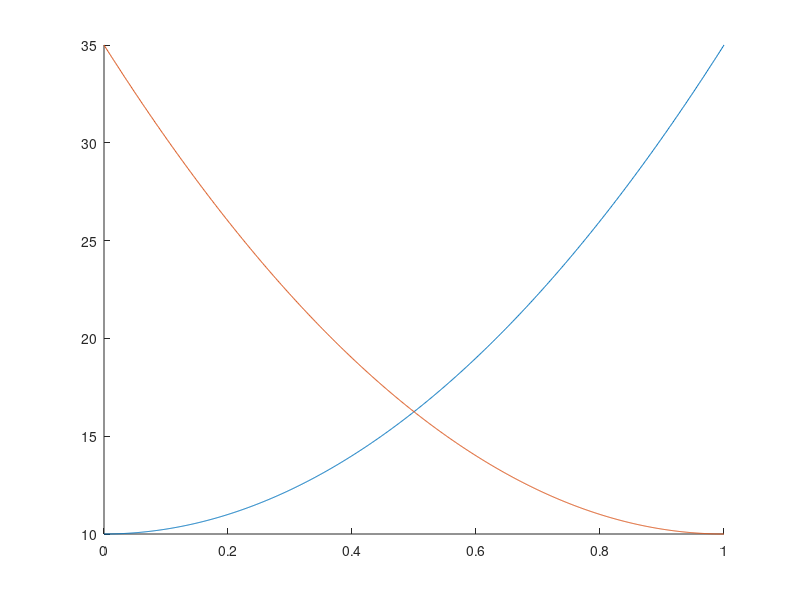
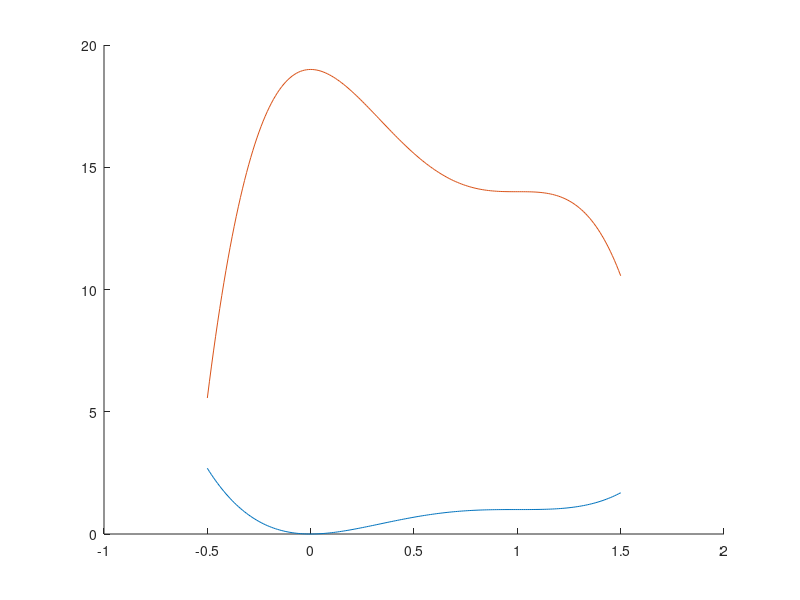

These figures' MATLAB source, in order:
clc
close all
clearvars


%% Gibbs functions for each phase
C = 0 : 0.001:1;
G1 = (5*(C-0.0)).^2 + 10;
G2 = (5*(C-1)).^2 + 10;

figure; hold on
plot(C,G1);
plot(C,G2);

%% indicator function for phase transformation
% Gibbs = G_1(c,T,..) * f(Phi) + G_2(c,T,..) * (1-f(Phi)) + 0.5 K_C grad(C)
% + 0.5 K_Phi grad(phi)^2 + h(phi)
% interface energy daniel schneider nestler ingo
% KKS
% f = phi^2 * ( a*phi^2 + b*phi + c)

a = 3;
c = a + 3;
b = 1 - a - c;

phi = -0.5:0.01:1.5;


f = phi.^2 .* (a*phi.^2 + b* phi + c);
% y2 = (1-phi).^2 .* (a*(1-phi).^2 + b* (1-phi) + c);
% y3 = G1(C==0.8) * y1 + G2(C==0.8)*y2;


% f = phi.^2 .* (3-2*phi);
% y2 = 1-y1;

c0 = 0.4;
g3 = G1(C==c0) * f + G2(C==c0)*(1-f);


figure
hold on
plot(phi,f);
% plot(phi,y2);
plot(phi,g3);

xlim([-1,2])











